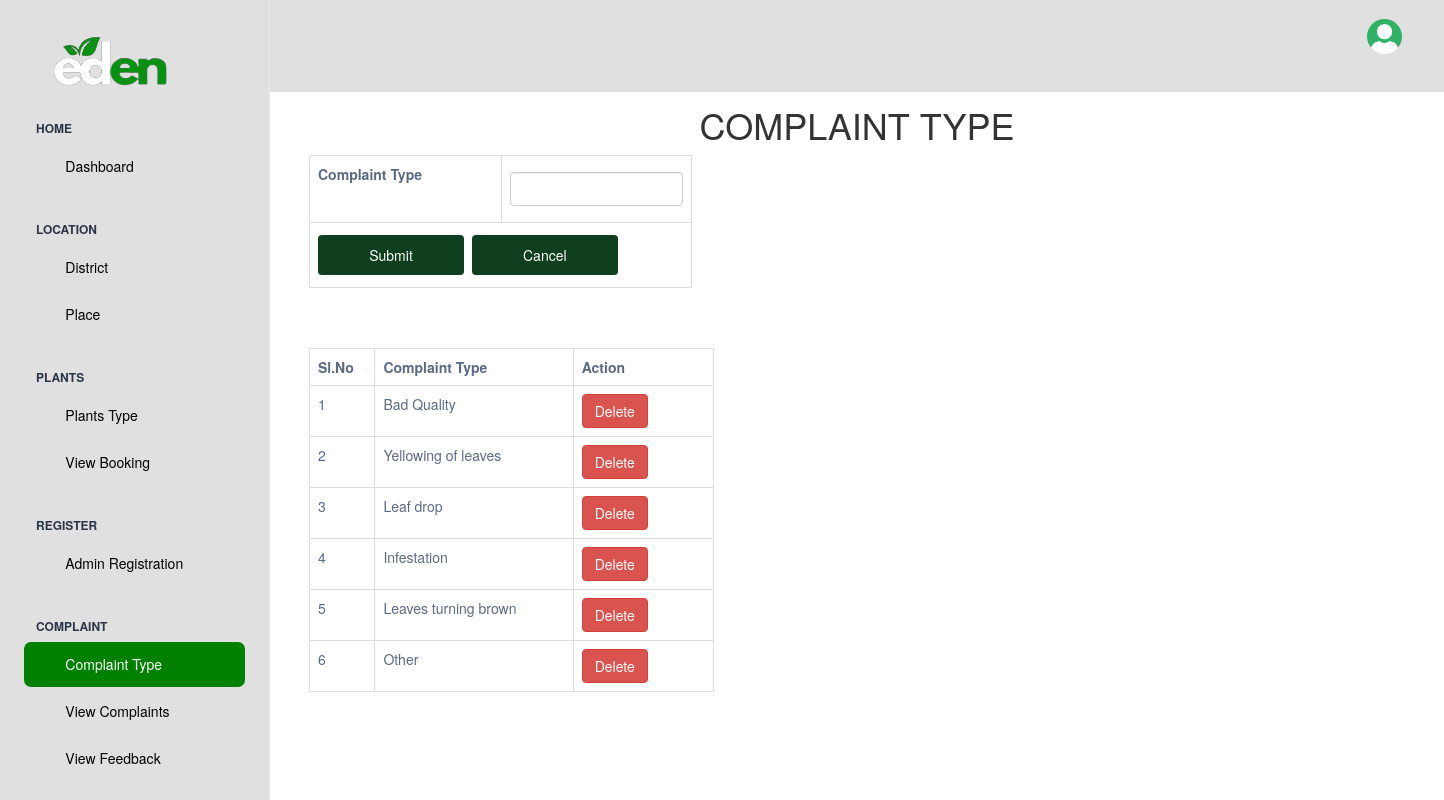
The page /Project/Admin/ComplaintType.php on the database its author committed.
### tables this page shows
CREATE TABLE `tbl_complainttype` (
  `complainttype_id` int(11) NOT NULL auto_increment,
  `complainttype_name` varchar(100) NOT NULL,
  PRIMARY KEY  (`complainttype_id`)
);

### Project/Admin/ComplaintType.php (the view, shortened to what this page needs)
<?php
include('Head.php');
?>
<!DOCTYPE html PUBLIC "-//W3C//DTD XHTML 1.0 Transitional//EN" "http://www.w3.org/TR/xhtml1/DTD/xhtml1-transitional.dtd">
<html xmlns="http://www.w3.org/1999/xhtml">
<head>
<link href="https://maxcdn.bootstrapcdn.com/bootstrap/3.3.7/css/bootstrap.min.css" rel="stylesheet">
</head>
<body>
<h1 align="center">COMPLAINT TYPE</h1>
<div class="container">
        <form method="post">
            <table class="table table-bordered" align="center" style="width: 383px;">
                <tr>
                    <th width="184" height="45" scope="row">Complaint Type</th>
                    <td align="center" width="183"><input type="text" name="comp_type" id="comp_type"
                            class="form-control" /></td>
                </tr>
                <tr>
                    <th colspan="2" scope="row"><input type="submit" name="comp_save" id="comp_save" value="Submit"
                            class="btn btn-primary" />&nbsp;
                        <input type="submit" name="comp_cancel" id="comp_cancel" value="Cancel" class="btn btn-default" />
                    </th>
                </tr>
            </table>
        </form>
        <br /><br />
        <table class="table table-bordered" style="width: 405px; height: 112px;" align="center">
            <tr>
                <th width="62" scope="col">Sl.No</th>
                <th width="188" scope="col">Complaint Type</th>
                <th width="133" scope="col">Action</th>
            </tr>
            <?php
$i = 0;
$selQry = "select * from tbl_complainttype";
$data = mysql_query($selQry);
while ($row = mysql_fetch_array($data)) {
    $i++;
    ?>
            <tr>
                <td><?php echo $i ?></td>
                <td> <?php echo $row["complainttype_name"]?> </td>
                <td><a href="ComplaintType.php?did=<?php echo $row["complainttype_id"]?>" class="btn btn-danger">Delete</a>
                </td>
            </tr>
            <?php
}
?>
        </table>
    </div>
</body>
<?php
include('Foot.php');
?>
</html>

### Project/Assets/Templates/form.css (style rules this page uses)
input[type=text],[type=password],[type=email],[type=date], select { width: 100%; padding: 12px 20px; margin: 8px 0; display: inline-block; border: 1px solid #ccc; border-radius: 4px; box-sizing: border-box; }
input[type=submit] { width: 40%; background-color: rgb(15 63 31); color: white; padding: 10px; margin: 4px 0; border: none; border-radius: 4px; cursor: pointer; }

### rows shown on the page
tbl_complainttype: complainttype_name "Bad Quality"
tbl_complainttype: complainttype_name "Yellowing of leaves"
tbl_complainttype: complainttype_name "Leaf drop"
tbl_complainttype: complainttype_name "Infestation"
tbl_complainttype: complainttype_name "Leaves turning brown"
tbl_complainttype: complainttype_name "Other"
